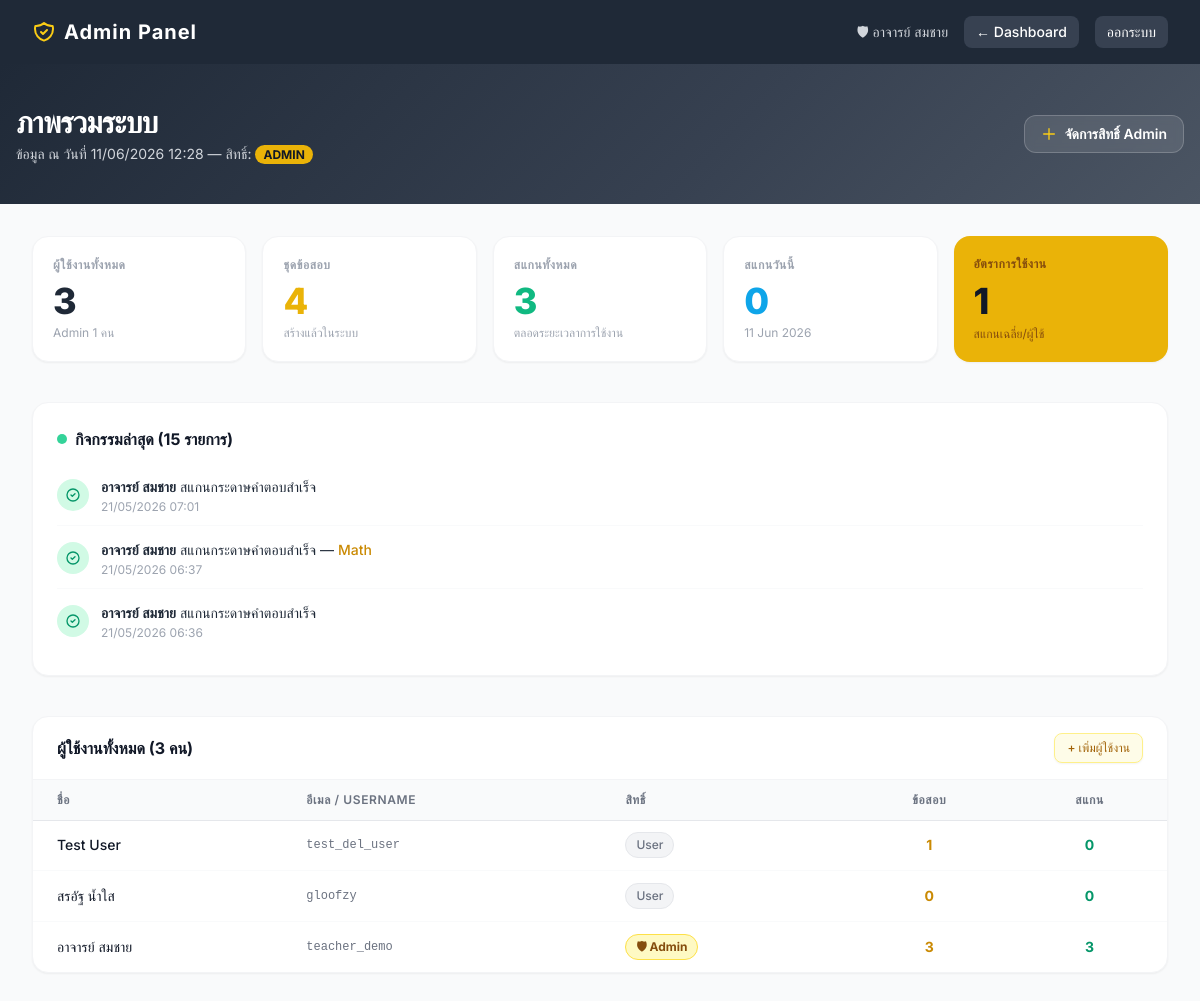
Page /admin_dashboard.php (signed in) on the committed database.
### tables this page shows
CREATE TABLE system_logs (
        id         INTEGER PRIMARY KEY AUTOINCREMENT,
        user_id    INTEGER NOT NULL,
        action     TEXT    NOT NULL,
        exam_id    INTEGER,
        created_at DATETIME DEFAULT CURRENT_TIMESTAMP,
        FOREIGN KEY (user_id) REFERENCES users(user_id)
    );

CREATE TABLE users (
    user_id INTEGER PRIMARY KEY AUTOINCREMENT,
    username TEXT NOT NULL UNIQUE,
    password TEXT NOT NULL,
    name TEXT NOT NULL
, role TEXT NOT NULL DEFAULT 'user', email TEXT, google_id TEXT, auth_provider TEXT DEFAULT 'local');

CREATE TABLE exams (
    exam_id INTEGER PRIMARY KEY AUTOINCREMENT,
    owner_id INTEGER NOT NULL,
    exam_title TEXT NOT NULL,
    exam_code TEXT,
    question_count INTEGER NOT NULL,
    answer_key TEXT, -- Stored as JSON string
    created_at DATETIME DEFAULT CURRENT_TIMESTAMP,
    FOREIGN KEY (owner_id) REFERENCES users(user_id)
);

### admin_dashboard.php (the view, shortened to what this page needs)
<?php
require_once 'config/database.php';
$total_users  = $pdo->query("SELECT COUNT(*) FROM users")->fetchColumn();
$total_admins = $pdo->query("SELECT COUNT(*) FROM users WHERE role = 'admin'")->fetchColumn();
$total_exams  = $pdo->query("SELECT COUNT(*) FROM exams")->fetchColumn();
$total_scans  = $pdo->query("SELECT COUNT(*) FROM system_logs WHERE action = 'scan_success'")->fetchColumn();
$scans_today  = $pdo->query("SELECT COUNT(*) FROM system_logs WHERE action = 'scan_success' AND DATE(created_at) = DATE('now')")->fetchColumn();
$activity = $pdo->query("
    SELECT sl.id, sl.action, sl.created_at,
           u.name AS user_name, u.username,
           e.exam_title
    FROM system_logs sl
    JOIN users u ON u.user_id = sl.user_id
    LEFT JOIN exams e ON e.exam_id = sl.exam_id
    ORDER BY sl.created_at DESC
    LIMIT 15
")->fetchAll();
$users = $pdo->query("
    SELECT u.user_id, u.username, u.name, u.role,
           COUNT(DISTINCT e.exam_id) AS exam_count,
           COUNT(DISTINCT sl.id)     AS scan_count
    FROM users u
    LEFT JOIN exams e  ON e.owner_id = u.user_id
    LEFT JOIN system_logs sl ON sl.user_id = u.user_id AND sl.action = 'scan_success'
    GROUP BY u.user_id
    ORDER BY u.role DESC, u.user_id ASC
")->fetchAll();
?>
<!DOCTYPE html>
<html lang="th">
<head>
    <script src="https://cdn.tailwindcss.com"></script>
</head>
<body class="bg-gray-50 text-gray-800">
<nav class="bg-gray-800 text-white shadow-lg">
    <div class="max-w-7xl mx-auto px-4 sm:px-6 lg:px-8">
        <div class="flex items-center justify-between h-16">
            <a href="admin_dashboard.php" class="flex items-center gap-2 text-xl font-bold tracking-wider">
                Admin Panel
            </a>
            <div class="flex items-center gap-4">
                <span class="text-sm text-gray-300 hidden sm:block">🛡 <?= htmlspecialchars($_SESSION['name']) ?></span>
                <a href="dashboard.php" class="bg-gray-700 hover:bg-gray-600 px-3 py-1.5 rounded-lg text-sm font-medium transition-colors">
                    ← Dashboard
                </a>
                <a href="api/auth.php?logout=1" class="bg-gray-700 hover:bg-gray-600 px-3 py-1.5 rounded-lg text-sm font-medium transition-colors">
                    ออกระบบ
                </a>
            </div>
        </div>
    </div>
</nav>
<div class="admin-hero text-white py-10 px-4">
    <div class="max-w-7xl mx-auto flex flex-col sm:flex-row justify-between items-start sm:items-center gap-4">
        <div>
            <h1 class="text-3xl font-extrabold mb-1 tracking-tight">ภาพรวมระบบ</h1>
            <p class="text-gray-300 text-sm">ข้อมูล ณ วันที่ <?= date('d/m/Y H:i') ?> — สิทธิ์: <span class="bg-yellow-500 text-gray-900 px-2 py-0.5 rounded-full text-xs font-bold">ADMIN</span></p>
        </div>
        <button onclick="document.getElementById('roleModal').showModal()" class="bg-white/10 hover:bg-white/20 border border-white/20 text-white font-semibold py-2 px-4 rounded-xl transition-colors text-sm flex items-center gap-2 backdrop-blur-sm">
            <svg class="w-4 h-4 text-yellow-400" fill="none" stroke="currentColor" viewBox="0 0 24 24"><path stroke-linecap="round" stroke-linejoin="round" stroke-width="2" d="M12 4v16m8-8H4"></path></svg>
            จัดการสิทธิ์ Admin
        </button>
    </div>
</div>
<div class="max-w-7xl mx-auto px-4 sm:px-6 lg:px-8 py-8 space-y-10">
    <section>
        <div class="grid grid-cols-2 lg:grid-cols-5 gap-4">
            <div class="stat-card bg-white rounded-2xl p-5 border border-gray-100 shadow-sm col-span-1">
                <p class="text-xs font-semibold text-gray-400 uppercase tracking-wider mb-2">ผู้ใช้งานทั้งหมด</p>
                <p class="text-4xl font-extrabold text-gray-800"><?= $total_users ?></p>
                <p class="text-xs text-gray-400 mt-1">Admin <?= $total_admins ?> คน</p>
            </div>
            <div class="stat-card bg-white rounded-2xl p-5 border border-gray-100 shadow-sm col-span-1">
                <p class="text-xs font-semibold text-gray-400 uppercase tracking-wider mb-2">ชุดข้อสอบ</p>
                <p class="text-4xl font-extrabold text-yellow-500"><?= $total_exams ?></p>
                <p class="text-xs text-gray-400 mt-1">สร้างแล้วในระบบ</p>
            </div>
            <div class="stat-card bg-white rounded-2xl p-5 border border-gray-100 shadow-sm col-span-1">
                <p class="text-xs font-semibold text-gray-400 uppercase tracking-wider mb-2">สแกนทั้งหมด</p>
                <p class="text-4xl font-extrabold text-emerald-500"><?= $total_scans ?></p>
                <p class="text-xs text-gray-400 mt-1">ตลอดระยะเวลาการใช้งาน</p>
            </div>
            <div class="stat-card bg-white rounded-2xl p-5 border border-gray-100 shadow-sm col-span-1">
                <p class="text-xs font-semibold text-gray-400 uppercase tracking-wider mb-2">สแกนวันนี้</p>
                <p class="text-4xl font-extrabold text-sky-500"><?= $scans_today ?></p>
                <p class="text-xs text-gray-400 mt-1"><?= date('d M Y') ?></p>
            </div>
            <div class="stat-card bg-yellow-500 text-gray-900 rounded-2xl p-5 shadow-sm col-span-2 lg:col-span-1 flex flex-col justify-between">
                <p class="text-xs font-semibold text-yellow-800 uppercase tracking-wider mb-2">อัตราการใช้งาน</p>
                <?php
                    $rate = $total_users > 0 ? round($total_scans / max($total_users,1), 1) : 0;
                ?>
                <p class="text-4xl font-extrabold"><?= $rate ?></p>
                <p class="text-xs text-yellow-800 mt-1">สแกนเฉลี่ย/ผู้ใช้</p>
            </div>
        </div>
    </section>
    <section>
        <div class="bg-white rounded-2xl border border-gray-100 shadow-sm p-6">
            <h2 class="text-base font-bold text-gray-900 mb-4 flex items-center gap-2">
                <span class="w-2.5 h-2.5 bg-emerald-400 rounded-full pulse-dot"></span>
                กิจกรรมล่าสุด (15 รายการ)
            </h2>
            <?php if (empty($activity)): ?>
                <div class="flex flex-col items-center justify-center py-12 text-gray-300">
                    <svg class="w-12 h-12 mb-3" fill="none" stroke="currentColor" viewBox="0 0 24 24">
                        <path stroke-linecap="round" stroke-linejoin="round" stroke-width="1.5"
                              d="M9 5H7a2 2 0 00-2 2v12a2 2 0 002 2h10a2 2 0 002-2V7a2 2 0 00-2-2h-2M9 5a2 2 0 002 2h2a2 2 0 002-2M9 5a2 2 0 012-2h2a2 2 0 012 2"/>
                    </svg>
                    <p class="text-sm">ยังไม่มีกิจกรรมในระบบ</p>
                    <p class="text-xs mt-1">กิจกรรมจะปรากฏหลังจากสแกนกระดาษคำตอบครั้งแรก</p>
                </div>
            <?php else: ?>
                <div class="space-y-1">
                    <?php foreach ($activity as $log):
                        $isToday = str_starts_with($log['created_at'], date('Y-m-d'));
                        $timeLabel = $isToday
                            ? 'วันนี้ ' . date('H:i', strtotime($log['created_at']))
                            : date('d/m/Y H:i', strtotime($log['created_at']));
                    ?>
                    <div class="flex items-start gap-3 py-2.5 border-b border-gray-50 last:border-0 group">
                        <div class="w-8 h-8 rounded-full bg-emerald-100 text-emerald-600 flex items-center justify-center flex-shrink-0 mt-0.5">
                            <svg class="w-4 h-4" fill="none" stroke="currentColor" viewBox="0 0 24 24">
                                <path stroke-linecap="round" stroke-linejoin="round" stroke-width="2"
                                      d="M9 12l2 2 4-4m6 2a9 9 0 11-18 0 9 9 0 0118 0z"/>
                            </svg>
                        </div>
                        <div class="flex-1 min-w-0">
                            <p class="text-sm text-gray-800">
                                <span class="font-semibold"><?= htmlspecialchars($log['user_name']) ?></span>
                                สแกนกระดาษคำตอบสำเร็จ
                                <?php if ($log['exam_title']): ?>
                                    — <span class="text-yellow-600 font-medium"><?= htmlspecialchars($log['exam_title']) ?></span>
                                <?php endif; ?>
                            </p>
                            <p class="text-xs text-gray-400 mt-0.5"><?= $timeLabel ?></p>
                        </div>
                    </div>
                    <?php endforeach; ?>
                </div>
            <?php endif; ?>
        </div>
    </section>
    <section class="bg-white rounded-2xl border border-gray-100 shadow-sm overflow-hidden">
        <div class="px-6 py-4 border-b border-gray-100 flex items-center justify-between">
            <h2 class="text-base font-bold text-gray-900">ผู้ใช้งานทั้งหมด (<?= $total_users ?> คน)</h2>
            <a href="register.php"
               class="text-xs bg-yellow-50 text-yellow-700 border border-yellow-200 px-3 py-1.5 rounded-lg font-medium hover:bg-yellow-100 active:scale-95 transition-all shadow-sm">
                + เพิ่มผู้ใช้งาน
            </a>
        </div>
        <div class="overflow-x-auto overflow-y-auto max-h-[500px]">
            <table class="w-full text-sm text-left relative">
                <thead class="bg-gray-50 text-gray-500 text-xs uppercase tracking-wider sticky top-0 z-10 shadow-[0_1px_0_0_#e5e7eb]">
                    <tr>
                        <th class="py-3 px-6 font-semibold bg-gray-50">ชื่อ</th>
                        <th class="py-3 px-6 font-semibold bg-gray-50">อีเมล / Username</th>
                        <th class="py-3 px-6 font-semibold bg-gray-50">สิทธิ์</th>
                        <th class="py-3 px-6 font-semibold text-center bg-gray-50">ข้อสอบ</th>
                        <th class="py-3 px-6 font-semibold text-center bg-gray-50">สแกน</th>
                    </tr>
                </thead>
                <tbody class="divide-y divide-gray-50">
                    <?php foreach ($users as $u): ?>
                    <tr class="hover:bg-gray-50 transition-colors">
                        <td class="py-3 px-6 font-medium text-gray-900"><?= htmlspecialchars($u['name']) ?></td>
                        <td class="py-3 px-6 text-gray-500 font-mono text-xs"><?= htmlspecialchars($u['username']) ?></td>
                        <td class="py-3 px-6">
                            <?php if ($u['role'] === 'admin'): ?>
                                <span class="inline-flex items-center gap-1 bg-yellow-100 text-yellow-800 border border-yellow-300 text-xs font-bold px-2.5 py-1 rounded-full">
                                    🛡 Admin
                                </span>
                            <?php else: ?>
                                <span class="inline-flex items-center gap-1 bg-gray-100 text-gray-500 border border-gray-200 text-xs font-medium px-2.5 py-1 rounded-full">
                                    User
                                </span>
                            <?php endif; ?>
                        </td>
                        <td class="py-3 px-6 text-center font-bold text-yellow-600"><?= $u['exam_count'] ?></td>
                        <td class="py-3 px-6 text-center font-bold text-emerald-600"><?= $u['scan_count'] ?></td>
                    </tr>
                    <?php endforeach; ?>
                </tbody>
            </table>
        </div>
    </section>
</div>
</body>
</html>

### admin_dashboard.php (style rules this page uses)
body { font-family: 'Inter', sans-serif; }
.admin-hero { background: linear-gradient(135deg, #1f2937 0%, #374151 60%, #4b5563 100%); }
.stat-card { transition: transform 0.2s ease, box-shadow 0.2s ease; }
.pulse-dot { animation: pulse-dot 2s ease-in-out infinite; }

### rows in the picture
system_logs: user.name "อาจารย์ สมชาย", created_at "21/05/2026 07:01"
system_logs: user.name "อาจารย์ สมชาย", exam.exam_title "Math", created_at "21/05/2026 06:37"
system_logs: user.name "อาจารย์ สมชาย", created_at "21/05/2026 06:36"
users: name "Test User", username "test_del_user", role "User", exam_count "1", scan_count "0"
users: name "สรอัฐ น้ำใส", username "gloofzy", role "User", exam_count "0", scan_count "0"
users: name "อาจารย์ สมชาย", username "teacher_demo", role "🛡 Admin", exam_count "3", scan_count "3"

### other values in the picture
$_SESSION['name'] "อาจารย์ สมชาย"
$total_users "3"
$total_admins "1"
$total_exams "4"
$total_scans "3"
$scans_today "0"
$rate "1"
